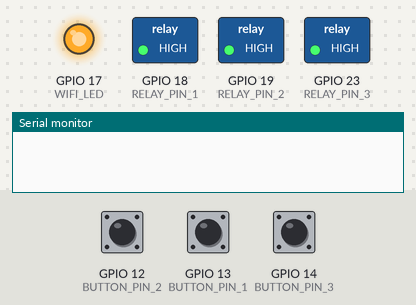
The sketch below on a simulated ESP32. Shown: switched loads named in the sketch (green lamp = pin HIGH), output pins drawn as LEDs (lit = HIGH), the last lines printed to the serial monitor. Dashed ring = blinking. The inputs (shaded band) are chosen by the test bench; at power-on: GPIO 12 (BUTTON_PIN_2) HIGH, GPIO 13 (BUTTON_PIN_1) HIGH, GPIO 14 (BUTTON_PIN_3) HIGH. WiFi joins after 1.5 s; servers stay silent unless stated.

Above: at 2.2 s.
2.3 s: GPIO 12 (BUTTON_PIN_2) pulled LOW for 1 s
At 3.7 s:
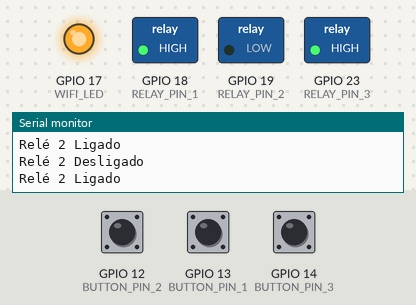
4.8 s: GPIO 13 (BUTTON_PIN_1) pulled LOW for 3.2 s
At 5.0 s:
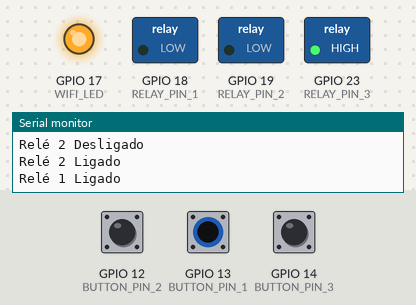
9.5 s: GPIO 14 (BUTTON_PIN_3) pulled LOW for 0.15 s
At 10.8 s:
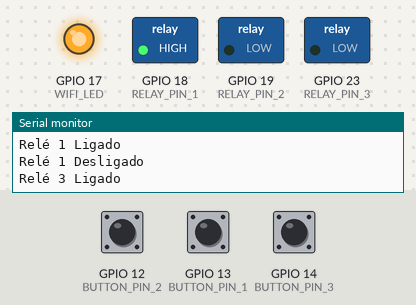
11.1 s: GPIO 12 (BUTTON_PIN_2) pulled LOW for 0.15 s
At 12.1 s:
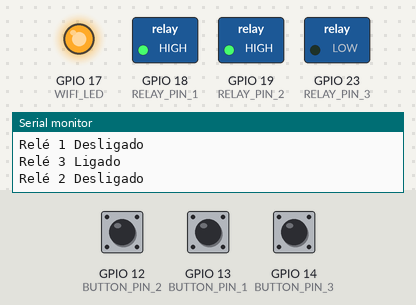
12.7 s: GPIO 13 (BUTTON_PIN_1) pulled LOW for 0.15 s
At 13.3 s:
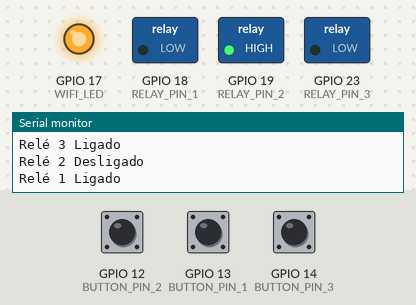
14.3 s: GPIO 14 (BUTTON_PIN_3) pulled LOW for 1 s
At 16.4 s:
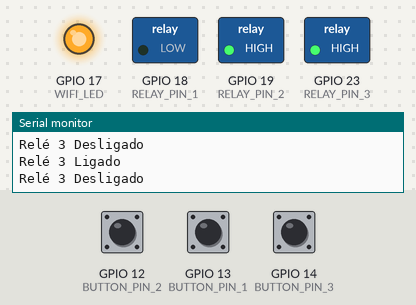
Timing chart, 0 to 17.8 s (numbered marks = the images above; inputs shaded):
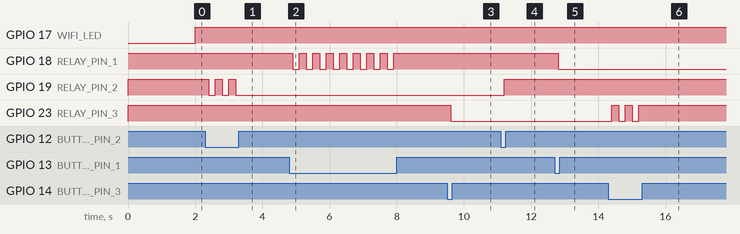

Measured:
- after the input at 2.3 s, GPIO 19 (RELAY_PIN_2): alternates HIGH for 0.20 s and LOW for 0.20 s, 5 changes in all, then stays LOW, starting after 0.10 s
- after the input at 4.8 s, GPIO 18 (RELAY_PIN_1): alternates HIGH for 0.20 s and LOW for 0.20 s, 16 changes in all, then stays HIGH, starting after 0.10 s
- after the input at 9.5 s, GPIO 23 (RELAY_PIN_3): HIGH → LOW after 0.10 s
- after the input at 11.1 s, GPIO 19 (RELAY_PIN_2): LOW → HIGH after 0.10 s
- after the input at 12.7 s, GPIO 18 (RELAY_PIN_1): HIGH → LOW after 0.10 s
- after the input at 14.3 s, GPIO 23 (RELAY_PIN_3): alternates HIGH for 0.20 s and LOW for 0.20 s, 5 changes in all, then stays HIGH, starting after 0.10 s

The sketch:

Home-Automation-Blynk.ino
```cpp
//Projeto simples de Automação residencial utilizando o chip ESP32, em conjunto com a plataforma Blynk v0.1
//Bibliotecas
#include <Arduino.h>
#include <IRremote.hpp>
#include <BlynkSimpleEsp32.h>

BlynkTimer timer1;

//Auth Token da Plataforma Blynk e nome/senha rede WiFi.
#define AUTH "AUTH-TOKEN"
#define NOME_WIFI "NOME-WIFI"
#define SENHA_WIFI "SENHA-WIFI"

//Definir os pinos de saídas e entrada da placa.
#define RELAY_PIN_1      18       //Relé Iluminação 1.
#define RELAY_PIN_2      19       //Relé Iluminação 2.
#define RELAY_PIN_3      23       //Relé Ventilador.
#define BUTTON_PIN_1     13       //Botão Iluminação 1.
#define BUTTON_PIN_2     12       //Botão Iluminação 2.
#define BUTTON_PIN_3     14       //Botão Ventilador.
#define WIFI_LED         17       //Led indicador de rede.
#define RECV_IR          27       //Receptor Infravermelho.

#define BAUD_RATE  9600

//Código Hexadecimal teclas do controle remoto.
#define IR_BUTTON_1 0xEA15BD00 //Relé Iluminação 1.
#define IR_BUTTON_2 0xE916BD00 //Relé Iluminação 2.
#define IR_BUTTON_3 0xE817BD00 //Relé Ventilador.
#define IR_OFF_ALL 0xFE01BD00 //Desliga todos.

//Pinos virtuais da plataforma Blynk.
#define PINO_VIRTUAL_1  V1
#define PINO_VIRTUAL_2  V2
#define PINO_VIRTUAL_3  V3
#define PINO_VIRTUAL_4  V4

//Estado de energia das saídas
bool POWER_STATE_1 = LOW;
bool POWER_STATE_2 = LOW;
bool POWER_STATE_3 = LOW;

int WiFiFlag = 0;

//Ações para o controle através do aplicativo blynk v0.1
BLYNK_WRITE(PINO_VIRTUAL_1) {
  POWER_STATE_1 = param.asInt();
  digitalWrite(RELAY_PIN_1, POWER_STATE_1);
}
BLYNK_WRITE(PINO_VIRTUAL_2) {
  POWER_STATE_2 = param.asInt();
  digitalWrite(RELAY_PIN_2, POWER_STATE_2);
}
BLYNK_WRITE(PINO_VIRTUAL_3) {
  POWER_STATE_3 = param.asInt();
  digitalWrite(RELAY_PIN_3, POWER_STATE_3);
}
BLYNK_WRITE(PINO_VIRTUAL_4) {
  desligarTodos();
}

//Função para controle através de botões físicos e controle remoto IR
void ligaDesligaRele(int rele){
    switch (rele){
    case 1:
       if(POWER_STATE_1 == LOW){
        digitalWrite(RELAY_PIN_1, LOW);
        POWER_STATE_1 = !POWER_STATE_1;
        Serial.println("Relé 1 Ligado");
       }
       else{
        digitalWrite(RELAY_PIN_1, HIGH);
        POWER_STATE_1 = !POWER_STATE_1;
        Serial.println("Relé 1 Desligado");
       }
       delay(100);
    break;
    case 2:
       if(POWER_STATE_2 == LOW){
        digitalWrite(RELAY_PIN_2, LOW);
        POWER_STATE_2 = !POWER_STATE_2;
        Serial.println("Relé 2 Ligado");
       }
       else{
        digitalWrite(RELAY_PIN_2, HIGH);
        POWER_STATE_2 = !POWER_STATE_2;
        Serial.println("Relé 2 Desligado");
       }
       delay(100);
    break;
    case 3:
       if(POWER_STATE_3 == LOW){
        digitalWrite(RELAY_PIN_3, LOW);
        POWER_STATE_3 = !POWER_STATE_3;
        Serial.println("Relé 3 Ligado");
       }
       else{
        digitalWrite(RELAY_PIN_3, HIGH);
        POWER_STATE_3 = !POWER_STATE_3;
        Serial.println("Relé 3 Desligado");
       }
       delay(100);
    break;
    default: break;
    }
}

//Função desligar todos, desliga todos os equipamentos ao precionar o botão off-all.
void desligarTodos(){
    POWER_STATE_1 = HIGH; digitalWrite(RELAY_PIN_1, POWER_STATE_1); delay(100);
    POWER_STATE_2 = HIGH; digitalWrite(RELAY_PIN_2, POWER_STATE_2); delay(100);
    POWER_STATE_3 = HIGH; digitalWrite(RELAY_PIN_3, POWER_STATE_3); delay(100);
}

//Função para controle manual através de botões físicos
void controleManual(){
    if(digitalRead(BUTTON_PIN_1) == LOW){
        delay(100);
        ligaDesligaRele(1);
    }
    else if(digitalRead(BUTTON_PIN_2) == LOW){
        delay(100);
        ligaDesligaRele(2);
    }
    else if(digitalRead(BUTTON_PIN_3) == LOW){
        delay(100);
        ligaDesligaRele(3);
    }
}

//Função para controle através do controle remoto infravermelho.
void controleRemoto(){
    if(IrReceiver.decode()){
        switch (IrReceiver.decodedIRData.decodedRawData)
        {
        case 0xEA15BD00: ligaDesligaRele(1);  break;
        case 0xE916BD00: ligaDesligaRele(2);  break;
        case 0xE817BD00: ligaDesligaRele(3);  break;
        case 0xFE01BD00: desligarTodos();     break;
        default: break;
        }
        Serial.println(IrReceiver.decodedIRData.decodedRawData, HEX);
        IrReceiver.resume();
    }
}

//Chamado a cada 3 segundos pelo SimpleTimer
void checkBlynkStatus() {

  bool isconnected = Blynk.connected();
  if (isconnected == false) {
    WiFiFlag = 1;
    digitalWrite(WIFI_LED, LOW); //Desligado o led quando não existir rede wifi.
  }
  if (isconnected == true) {
    WiFiFlag = 0;
    Blynk.virtualWrite(PINO_VIRTUAL_1, POWER_STATE_1);
    Blynk.virtualWrite(PINO_VIRTUAL_2, POWER_STATE_2);
    Blynk.virtualWrite(PINO_VIRTUAL_3, POWER_STATE_3);

    digitalWrite(WIFI_LED, HIGH); //Liga o led quando existir rede wifi.
  }
}

void setup()
{
  Serial.begin(BAUD_RATE);
  IrReceiver.begin(RECV_IR, ENABLE_LED_FEEDBACK);

  pinMode(RELAY_PIN_1, OUTPUT);
  pinMode(RELAY_PIN_2, OUTPUT);
  pinMode(RELAY_PIN_3, OUTPUT);

  pinMode(WIFI_LED, OUTPUT);

  pinMode(BUTTON_PIN_1, INPUT_PULLUP);
  pinMode(BUTTON_PIN_2, INPUT_PULLUP);
  pinMode(BUTTON_PIN_3, INPUT_PULLUP);

  //Durante a partida todos os relés devem DESLIGAR
  digitalWrite(RELAY_PIN_1, !POWER_STATE_1);
  digitalWrite(RELAY_PIN_2, !POWER_STATE_2);
  digitalWrite(RELAY_PIN_3, !POWER_STATE_3);

  WiFi.begin(NOME_WIFI, SENHA_WIFI);
  timer1.setInterval(2000L, checkBlynkStatus); //Verifica se o servidor Blynk está conectado a cada 3 segundos
  Blynk.config(AUTH);
  delay(1000);

  Blynk.virtualWrite(PINO_VIRTUAL_1, POWER_STATE_1);
  Blynk.virtualWrite(PINO_VIRTUAL_2, POWER_STATE_2);
  Blynk.virtualWrite(PINO_VIRTUAL_3, POWER_STATE_3);
}

void loop()
{
  controleManual();
  controleRemoto();

  if (WiFi.status() == WL_CONNECTED)
  {
    Blynk.run();
  }

  timer1.run();
}
```
